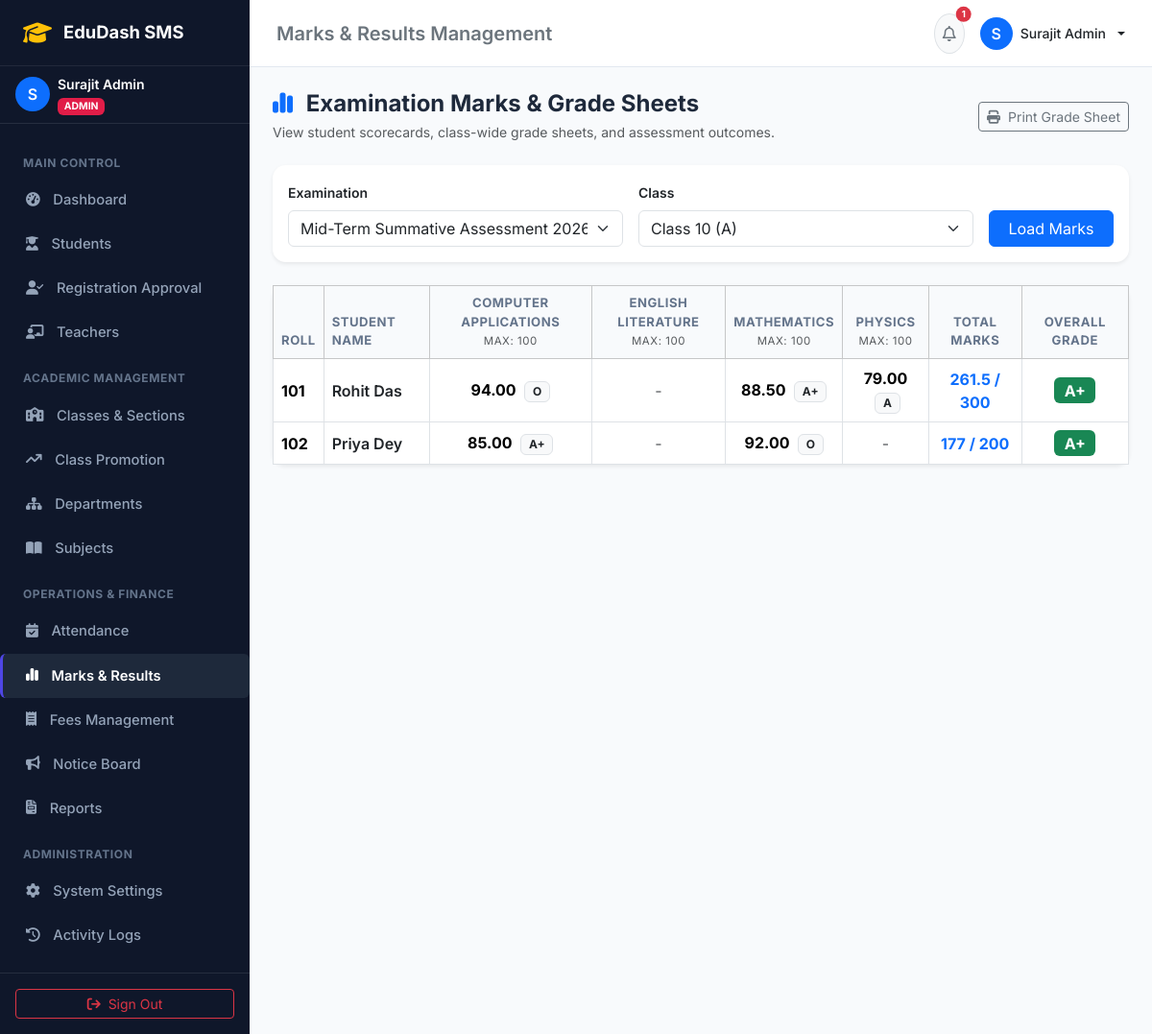
The page /marks.php (signed in) on the database its author committed.
### tables this page shows
CREATE TABLE `subjects` (
  `id` INT AUTO_INCREMENT PRIMARY KEY,
  `name` VARCHAR(100) NOT NULL,
  `code` VARCHAR(20) NOT NULL,
  `class_id` INT NOT NULL,
  `teacher_id` INT NULL,
  `type` ENUM('Theory', 'Practical', 'Combined') DEFAULT 'Theory',
  `max_marks` INT DEFAULT 100,
  `pass_marks` INT DEFAULT 35,
  FOREIGN KEY (`class_id`) REFERENCES `classes`(`id`) ON DELETE CASCADE,
  FOREIGN KEY (`teacher_id`) REFERENCES `teachers`(`id`) ON DELETE SET NULL
);

CREATE TABLE `students` (
  `id` INT AUTO_INCREMENT PRIMARY KEY,
  `user_id` INT UNIQUE NOT NULL,
  `admission_no` VARCHAR(30) UNIQUE NOT NULL,
  `roll_no` VARCHAR(20) NOT NULL,
  `class_id` INT NULL,
  `dob` DATE NOT NULL,
  `gender` ENUM('Male', 'Female', 'Other') NOT NULL,
  `blood_group` VARCHAR(5) DEFAULT 'B+',
  `father_name` VARCHAR(100) NOT NULL,
  `mother_name` VARCHAR(100) NOT NULL,
  `parent_phone` VARCHAR(20) NOT NULL,
  `address` TEXT NOT NULL,
  `admission_date` DATE NOT NULL,
  `status` ENUM('active', 'pending', 'inactive', 'graduated') DEFAULT 'active',
  FOREIGN KEY (`user_id`) REFERENCES `users`(`id`) ON DELETE CASCADE,
  FOREIGN KEY (`class_id`) REFERENCES `classes`(`id`) ON DELETE SET NULL
);

CREATE TABLE `users` (
  `id` INT AUTO_INCREMENT PRIMARY KEY,
  `username` VARCHAR(50) UNIQUE NOT NULL,
  `password` VARCHAR(255) NOT NULL,
  `role` ENUM('admin', 'teacher', 'student') NOT NULL,
  `email` VARCHAR(100) UNIQUE NOT NULL,
  `full_name` VARCHAR(100) NOT NULL,
  `phone` VARCHAR(20) NULL,
  `avatar` VARCHAR(255) DEFAULT 'default_avatar.png',
  `status` ENUM('active', 'inactive', 'pending') DEFAULT 'active',
  `created_at` TIMESTAMP DEFAULT CURRENT_TIMESTAMP
);

CREATE TABLE `marks` (
  `id` INT AUTO_INCREMENT PRIMARY KEY,
  `exam_id` INT NOT NULL,
  `student_id` INT NOT NULL,
  `subject_id` INT NOT NULL,
  `marks_obtained` DECIMAL(5,2) NOT NULL,
  `grade` VARCHAR(5) NOT NULL,
  `remarks` VARCHAR(255) NULL,
  UNIQUE KEY `unique_exam_student_subject` (`exam_id`, `student_id`, `subject_id`),
  FOREIGN KEY (`exam_id`) REFERENCES `exams`(`id`) ON DELETE CASCADE,
  FOREIGN KEY (`student_id`) REFERENCES `students`(`id`) ON DELETE CASCADE,
  FOREIGN KEY (`subject_id`) REFERENCES `subjects`(`id`) ON DELETE CASCADE
);

### functions.php (called while the page is built, shortened)
<?php
function calculate_grade($marks, $max_marks = 100) {
    $percentage = ($marks / $max_marks) * 100;
    if ($percentage >= 80) return 'A+';
    return 'F';
}

### marks.php (the view, shortened to what this page needs)
<?php
require_once __DIR__ . '/../includes/header.php';
require_once __DIR__ . '/../includes/sidebar.php';
$exams = $pdo->query("SELECT * FROM exams ORDER BY id DESC")->fetchAll();
$classes = $pdo->query("SELECT id, name, section FROM classes ORDER BY numeric_level ASC, name ASC")->fetchAll();
$selected_exam = intval($_GET['exam_id'] ?? ($exams[0]['id'] ?? 0));
$selected_class = intval($_GET['class_id'] ?? ($classes[0]['id'] ?? 0));
$subjects = [];
$students = [];
$marks_matrix = [];
if ($selected_class > 0) {
    $s_stmt = $pdo->prepare("SELECT id, name, code, max_marks FROM subjects WHERE class_id = ? ORDER BY name ASC");
    $s_stmt->execute([$selected_class]);
    $subjects = $s_stmt->fetchAll();
    $st_stmt = $pdo->prepare("SELECT s.id, s.roll_no, u.full_name FROM students s JOIN users u ON s.user_id = u.id WHERE s.class_id = ? AND s.status = 'active' ORDER BY s.roll_no ASC");
    $st_stmt->execute([$selected_class]);
    $students = $st_stmt->fetchAll();
    if ($selected_exam > 0) {
        $m_stmt = $pdo->prepare("SELECT student_id, subject_id, marks_obtained, grade FROM marks WHERE exam_id = ?");
        $m_stmt->execute([$selected_exam]);
        while ($row = $m_stmt->fetch()) {
            $marks_matrix[$row['student_id']][$row['subject_id']] = $row;
        }
    }
}
?>
<div class="main-wrapper">
    <?php require_once __DIR__ . '/../includes/navbar.php'; ?>
    <main class="p-4">
        <div class="d-flex justify-content-between align-items-center mb-4">
            <div>
                <h4 class="fw-bold mb-1"><i class="fa-solid fa-chart-simple text-primary me-2"></i> Examination Marks & Grade Sheets</h4>
                <p class="text-muted small mb-0">View student scorecards, class-wide grade sheets, and assessment outcomes.</p>
            </div>
            <button onclick="window.print()" class="btn btn-outline-secondary btn-sm"><i class="fa-solid fa-print me-1"></i> Print Grade Sheet</button>
        </div>
        <div class="card border-0 shadow-sm p-3 mb-4">
            <form method="GET" class="row g-3">
                <div class="col-md-5">
                    <label class="form-label small fw-semibold">Examination</label>
                    <select name="exam_id" class="form-select">
                        <?php foreach ($exams as $e): ?>
                            <option value="<?php echo $e['id']; ?>" <?php echo $selected_exam == $e['id'] ? 'selected' : ''; ?>>
                                <?php echo htmlspecialchars($e['title'] . ' (' . $e['session_year'] . ')'); ?>
                            </option>
                        <?php endforeach; ?>
                    </select>
                </div>
                <div class="col-md-5">
                    <label class="form-label small fw-semibold">Class</label>
                    <select name="class_id" class="form-select">
                        <?php foreach ($classes as $c): ?>
                            <option value="<?php echo $c['id']; ?>" <?php echo $selected_class == $c['id'] ? 'selected' : ''; ?>>
                                <?php echo htmlspecialchars($c['name'] . ' (' . $c['section'] . ')'); ?>
                            </option>
                        <?php endforeach; ?>
                    </select>
                </div>
                <div class="col-md-2 d-flex align-items-end">
                    <button type="submit" class="btn btn-primary w-100">Load Marks</button>
                </div>
            </form>
        </div>
        <div class="card border-0 shadow-sm">
            <div class="table-responsive">
                <table class="table table-bordered table-hover align-middle mb-0 text-center">
                    <thead class="table-light">
                        <tr>
                            <th class="text-start">Roll</th>
                            <th class="text-start">Student Name</th>
                            <?php foreach ($subjects as $sub): ?>
                                <th>
                                    <div><?php echo htmlspecialchars($sub['name']); ?></div>
                                    <small class="text-muted fw-normal">Max: <?php echo $sub['max_marks']; ?></small>
                                </th>
                            <?php endforeach; ?>
                            <th>Total Marks</th>
                            <th>Overall Grade</th>
                        </tr>
                    </thead>
                    <tbody>
                        <?php if (empty($students)): ?>
                            <tr><td colspan="<?php echo count($subjects) + 4; ?>" class="text-center py-4 text-muted">No students found.</td></tr>
                        <?php else: ?>
                            <?php foreach ($students as $stu): ?>
                                <?php
                                $total_obtained = 0;
                                $total_max = 0;
                                ?>
                                <tr>
                                    <td class="text-start"><strong><?php echo htmlspecialchars($stu['roll_no']); ?></strong></td>
                                    <td class="text-start fw-semibold text-dark"><?php echo htmlspecialchars($stu['full_name']); ?></td>
                                    <?php foreach ($subjects as $sub): ?>
                                        <?php
                                        $sub_mark = $marks_matrix[$stu['id']][$sub['id']] ?? null;
                                        if ($sub_mark) {
                                            $total_obtained += $sub_mark['marks_obtained'];
                                            $total_max += $sub['max_marks'];
                                        }
                                        ?>
                                        <td>
                                            <?php if ($sub_mark): ?>
                                                <span class="fw-bold"><?php echo $sub_mark['marks_obtained']; ?></span>
                                                <span class="badge bg-light text-dark border ms-1"><?php echo $sub_mark['grade']; ?></span>
                                            <?php else: ?>
                                                <span class="text-muted">-</span>
                                            <?php endif; ?>
                                        </td>
                                    <?php endforeach; ?>
                                    <td class="fw-bold text-primary">
                                        <?php echo $total_obtained; ?> / <?php echo $total_max ?: 100; ?>
                                    </td>
                                    <td>
                                        <?php if ($total_max > 0): ?>
                                            <span class="badge bg-success fs-6"><?php echo calculate_grade($total_obtained, $total_max); ?></span>
                                        <?php else: ?>
                                            <span class="badge bg-secondary">-</span>
                                        <?php endif; ?>
                                    </td>
                                </tr>
                            <?php endforeach; ?>
                        <?php endif; ?>
                    </tbody>
                </table>
            </div>
        </div>
    </main>
<?php require_once __DIR__ . '/../includes/footer.php'; ?>

### style.css (style rules this page uses)
:root { --primary: #4f46e5; --primary-hover: #4338ca; --sidebar-bg: #0f172a; --sidebar-text: #94a3b8; --sidebar-hover-bg: #1e293b; --sidebar-active-text: #ffffff; --body-bg: #f8fafc; --card-border: #e2e8f0; }
body { font-family: 'Inter', -apple-system, BlinkMacSystemFont, 'Segoe UI', Roboto, sans-serif; background-color: var(--body-bg); color: #1e293b; min-height: 100vh; }
.main-wrapper { flex: 1; display: flex; flex-direction: column; min-width: 0; }
.card { border: 1px solid var(--card-border); border-radius: 0.85rem; box-shadow: 0 1px 3px rgba(0, 0, 0, 0.04); }
.table th { font-size: 0.82rem; text-transform: uppercase; letter-spacing: 0.04em; color: #64748b; background-color: #f8fafc; border-top: none; }

### rows shown on the page
subjects: name "COMPUTER APPLICATIONS", max_marks "100"
subjects: name "ENGLISH LITERATURE", max_marks "100"
subjects: name "MATHEMATICS", max_marks "100"
subjects: name "PHYSICS", max_marks "100"
students: roll_no "101", user.full_name "Rohit Das", id.marks_obtained "94.00", id.grade "O", id.marks_obtained "88.50", id.grade "A+", id.marks_obtained "79.00", id.grade "A", total_obtained "261.5", total_max "300", total_max "A+"
students: roll_no "102", user.full_name "Priya Dey", id.marks_obtained "85.00", id.grade "A+", id.marks_obtained "92.00", id.grade "O", total_obtained "177", total_max "200", total_max "A+"

### other values the page prints
substr($_SESSION['user_name'] ?? 'U', 0, 1) "S"
$_SESSION['user_name'] "Surajit Admin"
$role "ADMIN"
$page_title "Marks & Results Management"
$unread_notices_count "1"
form field exam_id "Mid-Term Summative Assessment 2026 (2026-2027)"
form field class_id "Class 10 (A)"
